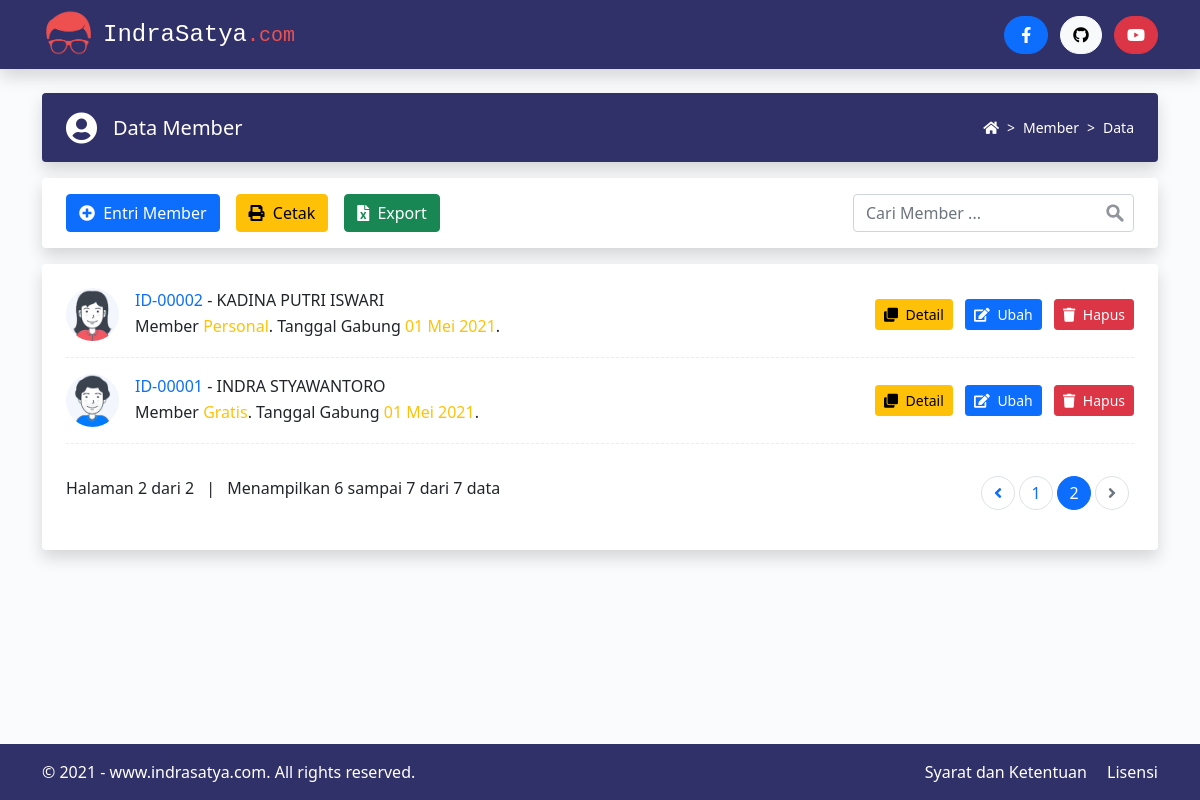
The page /?paginasi=2 on the database its author committed.
### tables this page shows
CREATE TABLE `tbl_member` (
  `id_member` varchar(8) NOT NULL,
  `tanggal_gabung` date NOT NULL,
  `jenis_member` enum('Gratis','Pelajar','Personal','Bisnis') NOT NULL,
  `nama_lengkap` varchar(50) NOT NULL,
  `jenis_kelamin` enum('Laki-laki','Perempuan') NOT NULL,
  `alamat` varchar(255) NOT NULL,
  `email` varchar(50) NOT NULL,
  `whatsapp` varchar(13) NOT NULL,
  `foto_profil` varchar(100) NOT NULL
);

### helper/fungsi_tanggal_indo.php (called while the page is built, shortened)
<?php
function tanggal_indo($tanggal){
	$bulan = array (
		1 =>'Januari',
			'Februari',
			'Maret',
			'April',
			'Mei',
			'Juni',
			'Juli',
			'Agustus',
			'September',
			'Oktober',
			'November',
			'Desember'
	);
	$explode = explode('-', $tanggal);
	return $explode[2] . ' ' . $bulan[ (int)$explode[1] ] . ' ' . $explode[0];
}

### tampil_data.php (the view, shortened to what this page needs)
<div class="d-flex flex-column flex-md-row px-4 py-2 mt-4 text-white bg-indigo rounded shadow">
  <div class="d-flex align-items-center me-md-auto">
    <i class="fas fa-user-circle fa-2x me-3"></i>
    <h1 class="h5 pt-2">Data Member</h1>
  </div>
  <div class="ms-5 ms-md-0 pt-md-3 pb-md-0">
    <nav style="--bs-breadcrumb-divider: '>';" aria-label="breadcrumb">
      <ol class="breadcrumb">
        <li class="breadcrumb-item"><a href="http://www.indrasatya.com/"><i class="fas fa-home"></i></a></li>
        <li class="breadcrumb-item"><a href="?halaman=data">Member</a></li>
        <li class="breadcrumb-item" aria-current="page">Data</li>
      </ol>
    </nav>
  </div>
</div>
<div class="px-4 py-3 mt-3 bg-body rounded shadow">
  <div class="d-flex flex-column flex-md-row">
    <a href="?halaman=entri" class="btn btn-primary me-md-3 mb-2 mb-md-0">
      <i class="fas fa-plus-circle me-1"></i> Entri Member
    </a>
    <a href="cetak.php" target="_blank" class="btn btn-warning me-md-3 mb-2 mb-md-0">
      <i class="fas fa-print me-1"></i> Cetak
    </a>
    <a href="export.php" class="btn btn-success mb-3 mb-md-0">
      <i class="fas fa-file-excel me-1"></i> Export
    </a>
    <form action="?halaman=pencarian" method="post" class="form-search needs-validation ms-md-auto" novalidate>
      <input type="text" name="kata_kunci" class="form-control" placeholder="Cari Member ..." autocomplete="off">
    </form>
  </div>
</div>
<div class="p-4 mt-3 bg-body rounded shadow">
  <?php
  $paginasi_halaman = (isset($_GET['paginasi'])) ? (int) $_GET['paginasi'] : 1;
  $batas = 5;
  $batas_awal = ($paginasi_halaman - 1) * $batas;
  $query = mysqli_query($mysqli, "SELECT id_member, tanggal_gabung, jenis_member, nama_lengkap, foto_profil FROM tbl_member
                                  ORDER BY id_member DESC LIMIT $batas_awal, $batas")
                                  or die('Ada kesalahan pada query tampil data : ' . mysqli_error($mysqli));
  $rows = mysqli_num_rows($query);
  if ($rows <> 0) {
    while ($data = mysqli_fetch_assoc($query)) { ?>
      <div class="d-flex flex-column flex-md-row align-items-center align-items-md-left">
        <div class="me-md-3 pb-3 pb-md-0">
          <img src="images/<?= $data['foto_profil']; ?>" alt="Foto Profil" class="rounded-circle foto-profil">
        </div>
        <div class="text-center text-md-start pb-3 pb-md-0">
          <h6 class="text-uppercase mb-1"><span class="text-primary"><?= $data['id_member']; ?></span> - <?= $data['nama_lengkap']; ?></h6>
          <div>
            Member <span class="text-warning"><?= $data['jenis_member']; ?></span>.
            Tanggal Gabung <span class="text-warning"><?= tanggal_indo($data['tanggal_gabung']); ?></span>.
          </div>
        </div>
        <div class="ms-md-auto">
          <a href="?halaman=detail&id=<?= $data['id_member']; ?>" class="btn btn-warning btn-sm me-2 mb-2 mb-md-0">
            <i class="fas fa-clone me-1"></i> Detail
          </a>
          <a href="?halaman=ubah&id=<?= $data['id_member']; ?>" class="btn btn-primary btn-sm me-2 mb-2 mb-md-0">
            <i class="fas fa-edit me-1"></i> Ubah
          </a>
          <a href="proses_hapus.php?id=<?= $data['id_member']; ?>" onclick="return confirm('Anda yakin ingin menghapus data member <?= $data['nama_lengkap']; ?>?')" class="btn btn-danger btn-sm mb-2 mb-md-0">
            <i class="fas fa-trash me-1"></i> Hapus
          </a>
        </div>
      </div>
      <div class="separator-dashed my-3"></div>
    <?php } ?>
    <div class="row">
      <div class="col-md-6">
        <div class="text-center text-md-start pt-3">
          <?php
          $query = mysqli_query($mysqli, "SELECT id_member FROM tbl_member")
                                          or die('Ada kesalahan pada query jumlah data : ' . mysqli_error($mysqli));
          $jumlah_data = mysqli_num_rows($query);
          $jumlah_paginasi_halaman = ceil($jumlah_data / $batas);
          if ($jumlah_data <> 0) {
            echo "Halaman $paginasi_halaman dari $jumlah_paginasi_halaman";
          }
          ?>
          <span class="mx-2">|</span>
          <?php
          $data_awal = ($jumlah_paginasi_halaman <> 0) ? $batas_awal + 1 : $batas_awal;
          $query = mysqli_query($mysqli, "SELECT id_member FROM tbl_member LIMIT $data_awal, $batas")
                                          or die('Ada kesalahan pada query jumlah data per halaman : ' . mysqli_error($mysqli));
          $jumlah_data_per_paginasi_halaman = mysqli_num_rows($query);
          $data_akhir = ($jumlah_data_per_paginasi_halaman < $batas) ? $data_awal + $jumlah_data_per_paginasi_halaman : $batas_awal + $jumlah_data_per_paginasi_halaman;
          ?>
          Menampilkan <?= $data_awal; ?> sampai <?= $data_akhir; ?> dari <?= $jumlah_data; ?> data
        </div>
      </div>
      <div class="col-md-6">
        <ul class="pagination justify-content-center justify-content-md-end pt-3">
          <?php
          if ($paginasi_halaman <= '1') { ?>
            <li class="page-item circle-pagination disabled">
              <a class="page-link" aria-label="Previous">
                <i class="fas fa-angle-left"></i>
              </a>
            </li>
          <?php
          }
          else { ?>
            <li class="page-item circle-pagination">
              <a class="page-link" href="?paginasi=<?= $paginasi_halaman - 1; ?>" aria-label="Previous">
                <i class="fas fa-angle-left"></i>
              </a>
            </li>
          <?php } ?>
          <?php
          $jumlah_button = 3;
          $nomor_awal  = ($paginasi_halaman > $jumlah_button) ? $paginasi_halaman - $jumlah_button : 1;
          $nomor_akhir = ($paginasi_halaman < ($jumlah_paginasi_halaman - $jumlah_button)) ? $paginasi_halaman + $jumlah_button : $jumlah_paginasi_halaman;
          for ($x = $nomor_awal; $x <= $nomor_akhir; $x++) {
            $link_active = ($paginasi_halaman == $x) ? 'active' : '';
          ?>
            <li class="page-item circle-pagination <?= $link_active; ?>">
              <a class="page-link" href="?paginasi=<?= $x; ?>"><?= $x; ?></a>
            </li>
          <?php } ?>
          <?php
          if ($paginasi_halaman >= $jumlah_paginasi_halaman) { ?>
            <li class="page-item circle-pagination disabled">
              <a class="page-link" aria-label="Next">
                <i class="fas fa-angle-right"></i>
              </a>
            </li>
          <?php } ?>
        </ul>
      </div>
    </div>
  <?php } ?>
</div>

### assets/css/style.css (style rules this page uses)
body { background: #f9fbfd; }
.bg-indigo { background-color: #31316a !important; }
.breadcrumb { font-size: 14px; }
.breadcrumb .breadcrumb-item a { color: #fff !important; text-decoration: none; }
.breadcrumb-item + .breadcrumb-item::before { color: #fff; }
.form-search input { border-color: #ced4da; padding-right: calc(1.5em + 0.75rem); background-image: url(../img/search-icon.svg); background-repeat: no-repeat; background-position: right calc(0.375em + 0.1875rem) center; background-size: calc(0.75em + 0.375rem) calc(0.75em + 0.375rem); }
.circle-pagination .page-link { display: flex; border-radius: 50% !important; align-items: center; justify-content: center; width: 34px; height: 34px; padding: 0; }
.page-item .page-link { margin: 0 5px; }
.foto-profil { width: 53px; height: 53px; }
.separator-dashed { border-top: 1px dashed #ebecec; }

### rows shown on the page
tbl_member: foto_profil (picture), id_member "ID-00002", nama_lengkap "KADINA PUTRI ISWARI", jenis_member "Personal", tanggal_gabung "01 Mei 2021"
tbl_member: foto_profil (picture), id_member "ID-00001", nama_lengkap "INDRA STYAWANTORO", jenis_member "Gratis", tanggal_gabung "01 Mei 2021"

### other values the page prints
$paginasi_halaman "2"
$jumlah_paginasi_halaman "2"
$data_awal "6"
$data_akhir "7"
$jumlah_data "7"
